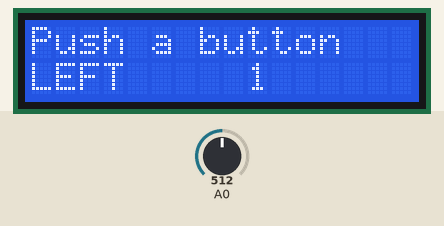
This sketch was run on a simulated Arduino Uno, built with avr-gcc and run on an emulated ATmega328P. On the bench: 16×2 character LCD. The inputs (shaded band) are chosen by the test bench; at power-on: A0 = 512.

Above: at 1.2 s.
1.3 s: A0 set to 542
3.5 s: A0 set to 565
At 4.4 s:
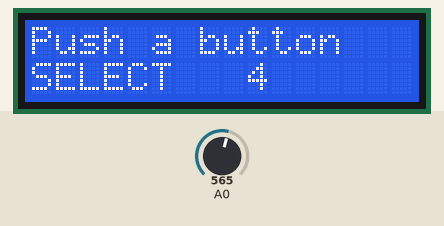
6.5 s: A0 set to 370
At 7.8 s:
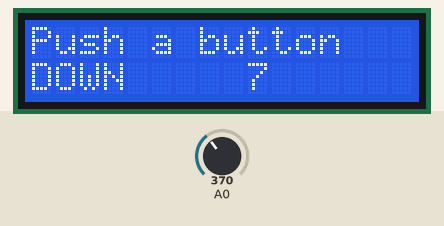
9.5 s: A0 set to 206
11.5 s: A0 set to 187
At 12.8 s:
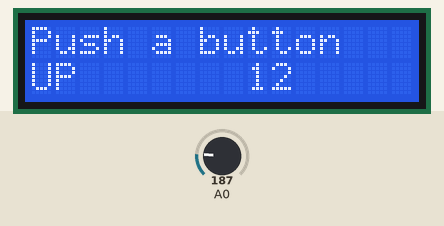
14.5 s: A0 set to 53
16.5 s: A0 set to 44
At 17.8 s:
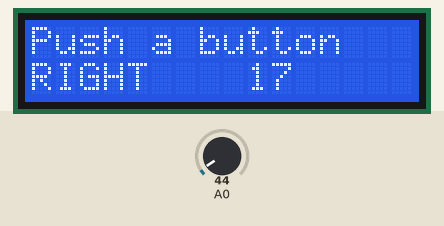
Timing chart, 0 to 19.5 s (numbered marks = the images above; inputs shaded):
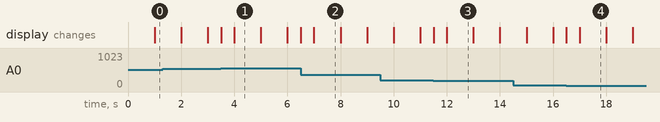

Measured:
- the behaviour switches between 554 and 555 on A0 (found by bisection; images 0 and 1)
- the behaviour switches between 195 and 194 on A0 (found by bisection; images 2 and 3)
- the behaviour switches between 50 and 49 on A0 (found by bisection; images 3 and 4)
- after the input at 3.5 s, the display: first changes at once (image 1 shows a later state)
- after the input at 6.5 s, the display: first changes at once (image 2 shows a later state)
- after the input at 11.5 s, the display: first changes at once (image 3 shows a later state)
- after the input at 16.5 s, the display: first changes at once (image 4 shows a later state)

The sketch:

lcd-button-demo.ino
```cpp
/*
  LCD Display Shield with Buttons Demo
  lcd-button-demo.ino
  Use Display Shield with Analog Buttons
  DroneBot Workshop 2018
  https://dronebotworkshop.com
*/

// Include LiquidCrystal library
#include <LiquidCrystal.h>

// Setup lcd object with display pinouts
LiquidCrystal lcd(8, 9, 4, 5, 6, 7);


// Define button constants
#define btnRIGHT  0
#define btnUP     1
#define btnDOWN   2
#define btnLEFT   3
#define btnSELECT 4
#define btnNONE   5

// Define variable to hold current button constant value
int lcd_key = 0;

// Define variable to hold button analog value
int adc_key_in = 0;

// Function to read the buttons
// Returns button constant value
int read_LCD_buttons()
{
  // read the value from the sensor
  adc_key_in = analogRead(0);

  // Approx button values are 0, 144, 329, 504, 741
  // Add approx 50 to those values and check to see if we are close
  if (adc_key_in > 1000) return btnNONE; // No button is pressed
  if (adc_key_in < 50)   return btnRIGHT; // Right pressed
  if (adc_key_in < 195)  return btnUP;  // Up presed
  if (adc_key_in < 380)  return btnDOWN;  // Down pressed
  if (adc_key_in < 555)  return btnLEFT;  // Left pressed
  if (adc_key_in < 790)  return btnSELECT; // Select pressed
  return btnNONE;  // If no valid response return No button pressed
}

void setup()
{
  // Setup the LCD display
  lcd.begin(16, 2);
  // Set cursor to top line first position
  lcd.setCursor(0, 0);
  // Print message on first line
  lcd.print("Push a button");
}

void loop()
{
  // Move cursor to second line, 9 spaces over
  lcd.setCursor(9, 1);
  // Display seconds elapsed since reset
  lcd.print(millis() / 1000);

  // Move to the begining of the second line
  lcd.setCursor(0, 1);

  // Call the read buttons function
  lcd_key = read_LCD_buttons();

  // Print button value on second line
  switch (lcd_key)
  {
    case btnRIGHT:
      {
        lcd.print("RIGHT ");
        break;
      }
    case btnLEFT:
      {
        lcd.print("LEFT   ");
        break;
      }
    case btnUP:
      {
        lcd.print("UP    ");
        break;
      }
    case btnDOWN:
      {
        lcd.print("DOWN  ");
        break;
      }
    case btnSELECT:
      {
        lcd.print("SELECT");
        break;
      }
    case btnNONE:
      {
        lcd.print("NONE  ");
        break;
      }
  }

}
```
